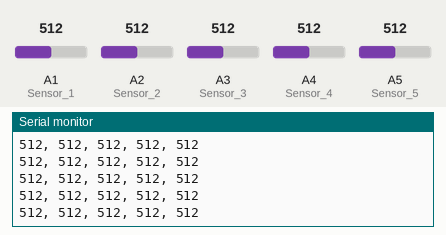
Simulated run of this sketch. Board: Arduino Uno, built with avr-gcc and run on an emulated ATmega328P. On the bench: the last lines printed to the serial monitor. Inputs (shaded band) come from the test bench; at power-on: A3 (Sensor_3) = 512, A1 (Sensor_1) = 512, A2 (Sensor_2) = 512, A4 (Sensor_4) = 512, A5 (Sensor_5) = 512.

Above: at 4.2 s.
4.3 s: A3 (Sensor_3) set to 105
At 4.33 s:
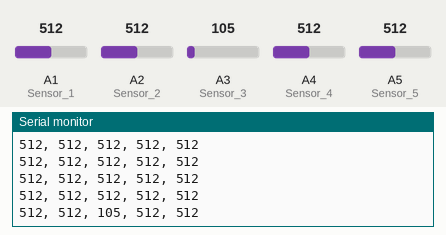
5.8 s: A3 (Sensor_3) set to 91
At 5.82 s:
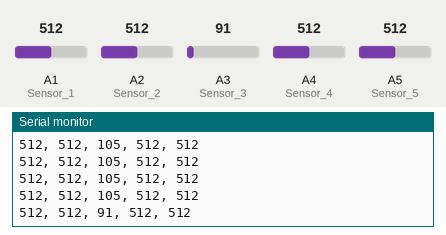
Timing chart, 0 to 8.8 s (numbered marks = the images above; inputs shaded):
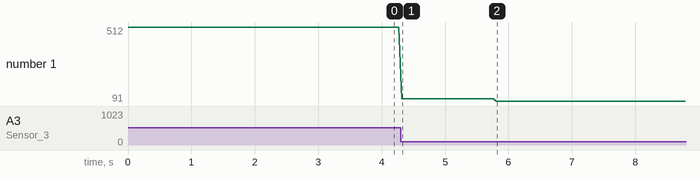

The sketch:

Arduino_Sensor.ino
```cpp
// Define the sensor pins for clarity

#define Sensor_1 A1
#define Sensor_2 A2
#define Sensor_3 A3
#define Sensor_4 A4
#define Sensor_5 A5

// Array of the sensor pins, for more compact and shorter code

const int sensor_pins[] = {Sensor_1, Sensor_2, Sensor_3, Sensor_4, Sensor_5};
int sensor_values[5];


// Function for reading the value of each sensor

void Sensors_track ( int sensor_values[] )
{
    for( int i = 0; i < 5; i++ )
    {
        sensor_values[i] = analogRead(sensor_pins[i]);
    }
}


void setup()
{
    // Initialize the Serial Monitor for printing
    Serial.begin(9600);
    // Set the sensor pins as inputs, because we only read from them and never write to them
    pinMode(Sensor_1,INPUT);
    pinMode(Sensor_2,INPUT);
    pinMode(Sensor_3,INPUT);
    pinMode(Sensor_4,INPUT);
    pinMode(Sensor_5,INPUT);
}

void loop()                            // Read the sensors, print the values and repeat
{
    Sensors_track(sensor_values);

    for( int i = 0; i < 5; i++ )
    {
        // Print the value of each sensor
        Serial.print(sensor_values[i]);
        if ( i < 4 )
        {
            Serial.print(",");
        }
        Serial.print(' ');
    }
    Serial.println();

    delay(50);                         // Wait 50 ms, which gives about 20 rows per second
}
```

Measured:
- after the input at 4.3 s, the serial monitor: prints a new line at once (image 1)
- after the input at 5.8 s, the serial monitor: prints a new line at once (image 2)
- plotted number 1: 512 → 105 after the input at 4.3 s, 105 → 91 after the input at 5.8 s
